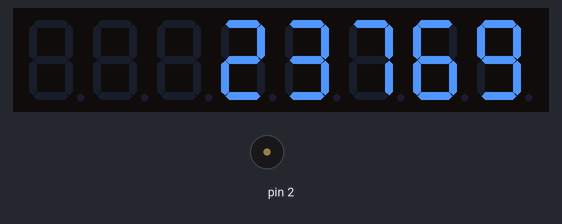
A sketch run on a simulated Arduino Uno, built for the host (arithmetic inside an expression is 32-bit, double 64-bit). On the bench: 8-digit seven-segment display, buzzer (waves = sounding).

Above: at 0.2 s.
Timing chart, 0 to 130.0 s (numbered marks = the images above):
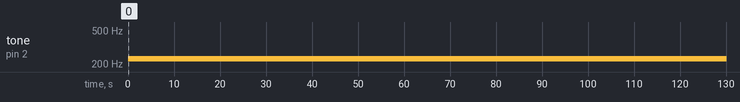

The sketch:

advent-of-code-14.ino
```cpp
#include "stdlib.h"
#include "advent.h"
#include "MD5.h"
#define MD5_DIGEST_LENGTH 16

char prev3[1000];
int ptr3 = 0;
char pwd[] = "cuanljph       ";
char *num = pwd + 8;

unsigned char md5[MD5_DIGEST_LENGTH];
int keys[100];
int nkeys = 0;
int maxkey = -1;

char first3() {
    for(int i = 0; i < MD5_DIGEST_LENGTH; i++) {
        unsigned char dig = md5[i] & 0xf;
        if ((md5[i] >> 4 == dig) && // same in byte
            ((i && ((md5[i - 1] & 0xf) == dig)) || // previous is same
             ((i < MD5_DIGEST_LENGTH - 1) && (md5[i + 1] >> 4 == dig)))) {
             return dig;
             }
    }
    return -1;
}

void setup() {
    pinMode(2, OUTPUT);
    int i, j, k, pptr3;
    for(i = 0;(nkeys < 64) && (i < 30000); i++) {
        sprintf(num, "%i", i);
        MD5::make_hash(pwd, strlen(pwd), md5);
        int handleddigs = 0;
        for(j = 0; j < MD5_DIGEST_LENGTH - 1; j++) {
            if (md5[j] != md5[j + 1])
                continue;
            char dig = md5[j] & 0xf;
            if (handleddigs & (1 << dig))
                continue;
            if ((md5[j] >> 4 != dig) || !((j && ((md5[j-1] & 0xf) == dig)) ||
                                          ((j < MD5_DIGEST_LENGTH - 2) && (md5[j + 2] >> 4 == dig))))
                continue;
            handleddigs |= 1 << dig;
            if (i < 1000) { k = pptr3 = 0; }
            else { k = i - 1000; pptr3 = ptr3; }
            do {
                if (prev3[pptr3] == dig) {
                    keys[nkeys++] = k;
                    digitalWrite(2, HIGH);
                    showNumber(k, 0, 8);
                    digitalWrite(2, LOW);
                }
                pptr3 = (pptr3 + 1) % 1000;
                k++;
            } while(pptr3 != ptr3);
        }
        prev3[ptr3] = first3();
        ptr3 = (ptr3 + 1) % 1000;
        if (nkeys >= 64) {
            if (maxkey == -1) {
                for(k = 0; k < nkeys; k++) {
                    if (keys[k] > maxkey) {
                        maxkey = keys[k];
                    }
                }
            }
        }
    }
    for(int i = nkeys; i > 64; i--) {
        for(int j = 0; j < i; j++) {
            if (keys[j] > keys[j + 1]) {
                k = keys[j];
                keys[j] = keys[j + 1];
                keys[j + 1] = k;
            }
        }
    }
    showNumber(keys[63], 0);
    done();
}

void loop() {
}
```

MD5.cpp
```cpp
#include "MD5.h"

MD5::MD5()
{
	//nothing
	return;
}

char* MD5::make_digest(const unsigned char *digest, char *md5str, int len) /* {{{ */
{
	static const char hexits[17] = "0123456789abcdef";
	int i;

	for (i = 0; i < len; i++) {
		md5str[i * 2]       = hexits[digest[i] >> 4];
		md5str[(i * 2) + 1] = hexits[digest[i] &  0x0F];
	}
	md5str[len * 2] = '\0';
	return md5str;
}

/*
 * The basic MD5 functions.
 *
 * E and G are optimized compared to their RFC 1321 definitions for
 * architectures that lack an AND-NOT instruction, just like in Colin Plumb's
 * implementation.
 * E() has been used instead of F() because F() is already defined in the Arduino core
 */
#define E(x, y, z)			((z) ^ ((x) & ((y) ^ (z))))
#define G(x, y, z)			((y) ^ ((z) & ((x) ^ (y))))
#define H(x, y, z)			((x) ^ (y) ^ (z))
#define I(x, y, z)			((y) ^ ((x) | ~(z)))

/*
 * The MD5 transformation for all four rounds.
 */
#define STEP(f, a, b, c, d, x, t, s) \
	(a) += f((b), (c), (d)) + (x) + (t); \
	(a) = (((a) << (s)) | (((a) & 0xffffffff) >> (32 - (s)))); \
	(a) += (b);

/*
 * SET reads 4 input bytes in little-endian byte order and stores them
 * in a properly aligned word in host byte order.
 *
 * The check for little-endian architectures that tolerate unaligned
 * memory accesses is just an optimization.  Nothing will break if it
 * doesn't work.
 */
#if defined(__i386__) || defined(__x86_64__) || defined(__vax__)
# define SET(n) \
	(*(MD5_u32plus *)&ptr[(n) * 4])
# define GET(n) \
	SET(n)
#else
# define SET(n) \
	(ctx->block[(n)] = \
	(MD5_u32plus)ptr[(n) * 4] | \
	((MD5_u32plus)ptr[(n) * 4 + 1] << 8) | \
	((MD5_u32plus)ptr[(n) * 4 + 2] << 16) | \
	((MD5_u32plus)ptr[(n) * 4 + 3] << 24))
# define GET(n) \
	(ctx->block[(n)])
#endif

/*
 * This processes one or more 64-byte data blocks, but does NOT update
 * the bit counters.  There are no alignment requirements.
 */
const void *MD5::body(void *ctxBuf, const void *data, size_t size)
{
	MD5_CTX *ctx = (MD5_CTX*)ctxBuf;
	const unsigned char *ptr;
	MD5_u32plus a, b, c, d;
	MD5_u32plus saved_a, saved_b, saved_c, saved_d;

	ptr = (unsigned char*)data;

	a = ctx->a;
	b = ctx->b;
	c = ctx->c;
	d = ctx->d;

	do {
		saved_a = a;
		saved_b = b;
		saved_c = c;
		saved_d = d;

/* Round 1
 * E() has been used instead of F() because F() is already defined in the Arduino core
 */
		STEP(E, a, b, c, d, SET(0), 0xd76aa478, 7)
		STEP(E, d, a, b, c, SET(1), 0xe8c7b756, 12)
		STEP(E, c, d, a, b, SET(2), 0x242070db, 17)
		STEP(E, b, c, d, a, SET(3), 0xc1bdceee, 22)
		STEP(E, a, b, c, d, SET(4), 0xf57c0faf, 7)
		STEP(E, d, a, b, c, SET(5), 0x4787c62a, 12)
		STEP(E, c, d, a, b, SET(6), 0xa8304613, 17)
		STEP(E, b, c, d, a, SET(7), 0xfd469501, 22)
		STEP(E, a, b, c, d, SET(8), 0x698098d8, 7)
		STEP(E, d, a, b, c, SET(9), 0x8b44f7af, 12)
		STEP(E, c, d, a, b, SET(10), 0xffff5bb1, 17)
		STEP(E, b, c, d, a, SET(11), 0x895cd7be, 22)
		STEP(E, a, b, c, d, SET(12), 0x6b901122, 7)
		STEP(E, d, a, b, c, SET(13), 0xfd987193, 12)
		STEP(E, c, d, a, b, SET(14), 0xa679438e, 17)
		STEP(E, b, c, d, a, SET(15), 0x49b40821, 22)

/* Round 2 */
		STEP(G, a, b, c, d, GET(1), 0xf61e2562, 5)
		STEP(G, d, a, b, c, GET(6), 0xc040b340, 9)
		STEP(G, c, d, a, b, GET(11), 0x265e5a51, 14)
		STEP(G, b, c, d, a, GET(0), 0xe9b6c7aa, 20)
		STEP(G, a, b, c, d, GET(5), 0xd62f105d, 5)
		STEP(G, d, a, b, c, GET(10), 0x02441453, 9)
		STEP(G, c, d, a, b, GET(15), 0xd8a1e681, 14)
		STEP(G, b, c, d, a, GET(4), 0xe7d3fbc8, 20)
		STEP(G, a, b, c, d, GET(9), 0x21e1cde6, 5)
		STEP(G, d, a, b, c, GET(14), 0xc33707d6, 9)
		STEP(G, c, d, a, b, GET(3), 0xf4d50d87, 14)
		STEP(G, b, c, d, a, GET(8), 0x455a14ed, 20)
		STEP(G, a, b, c, d, GET(13), 0xa9e3e905, 5)
		STEP(G, d, a, b, c, GET(2), 0xfcefa3f8, 9)
		STEP(G, c, d, a, b, GET(7), 0x676f02d9, 14)
		STEP(G, b, c, d, a, GET(12), 0x8d2a4c8a, 20)

/* Round 3 */
		STEP(H, a, b, c, d, GET(5), 0xfffa3942, 4)
		STEP(H, d, a, b, c, GET(8), 0x8771f681, 11)
		STEP(H, c, d, a, b, GET(11), 0x6d9d6122, 16)
		STEP(H, b, c, d, a, GET(14), 0xfde5380c, 23)
		STEP(H, a, b, c, d, GET(1), 0xa4beea44, 4)
		STEP(H, d, a, b, c, GET(4), 0x4bdecfa9, 11)
		STEP(H, c, d, a, b, GET(7), 0xf6bb4b60, 16)
		STEP(H, b, c, d, a, GET(10), 0xbebfbc70, 23)
		STEP(H, a, b, c, d, GET(13), 0x289b7ec6, 4)
		STEP(H, d, a, b, c, GET(0), 0xeaa127fa, 11)
		STEP(H, c, d, a, b, GET(3), 0xd4ef3085, 16)
		STEP(H, b, c, d, a, GET(6), 0x04881d05, 23)
		STEP(H, a, b, c, d, GET(9), 0xd9d4d039, 4)
		STEP(H, d, a, b, c, GET(12), 0xe6db99e5, 11)
		STEP(H, c, d, a, b, GET(15), 0x1fa27cf8, 16)
		STEP(H, b, c, d, a, GET(2), 0xc4ac5665, 23)

/* Round 4 */
		STEP(I, a, b, c, d, GET(0), 0xf4292244, 6)
		STEP(I, d, a, b, c, GET(7), 0x432aff97, 10)
		STEP(I, c, d, a, b, GET(14), 0xab9423a7, 15)
		STEP(I, b, c, d, a, GET(5), 0xfc93a039, 21)
		STEP(I, a, b, c, d, GET(12), 0x655b59c3, 6)
		STEP(I, d, a, b, c, GET(3), 0x8f0ccc92, 10)
		STEP(I, c, d, a, b, GET(10), 0xffeff47d, 15)
		STEP(I, b, c, d, a, GET(1), 0x85845dd1, 21)
		STEP(I, a, b, c, d, GET(8), 0x6fa87e4f, 6)
		STEP(I, d, a, b, c, GET(15), 0xfe2ce6e0, 10)
		STEP(I, c, d, a, b, GET(6), 0xa3014314, 15)
		STEP(I, b, c, d, a, GET(13), 0x4e0811a1, 21)
		STEP(I, a, b, c, d, GET(4), 0xf7537e82, 6)
		STEP(I, d, a, b, c, GET(11), 0xbd3af235, 10)
		STEP(I, c, d, a, b, GET(2), 0x2ad7d2bb, 15)
		STEP(I, b, c, d, a, GET(9), 0xeb86d391, 21)

		a += saved_a;
		b += saved_b;
		c += saved_c;
		d += saved_d;

		ptr += 64;
	} while (size -= 64);

	ctx->a = a;
	ctx->b = b;
	ctx->c = c;
	ctx->d = d;

	return ptr;
}

void MD5::MD5Init(void *ctxBuf)
{
	MD5_CTX *ctx = (MD5_CTX*)ctxBuf;
	ctx->a = 0x67452301;
	ctx->b = 0xefcdab89;
	ctx->c = 0x98badcfe;
	ctx->d = 0x10325476;

	ctx->lo = 0;
	ctx->hi = 0;
}

void MD5::MD5Update(void *ctxBuf, const void *data, size_t size)
{
	MD5_CTX *ctx = (MD5_CTX*)ctxBuf;
	MD5_u32plus saved_lo;
	MD5_u32plus used, free;

	saved_lo = ctx->lo;
	if ((ctx->lo = (saved_lo + size) & 0x1fffffff) < saved_lo) {
		ctx->hi++;
	}
	ctx->hi += size >> 29;

	used = saved_lo & 0x3f;

	if (used) {
		free = 64 - used;

		if (size < free) {
			memcpy(&ctx->buffer[used], data, size);
			return;
		}

		memcpy(&ctx->buffer[used], data, free);
		data = (unsigned char *)data + free;
		size -= free;
		body(ctx, ctx->buffer, 64);
	}

	if (size >= 64) {
		data = body(ctx, data, size & ~(size_t)0x3f);
		size &= 0x3f;
	}

	memcpy(ctx->buffer, data, size);
}

void MD5::MD5Final(unsigned char *result, void *ctxBuf)
{
	MD5_CTX *ctx = (MD5_CTX*)ctxBuf;
	MD5_u32plus used, free;

	used = ctx->lo & 0x3f;

	ctx->buffer[used++] = 0x80;

	free = 64 - used;

	if (free < 8) {
		memset(&ctx->buffer[used], 0, free);
		body(ctx, ctx->buffer, 64);
		used = 0;
		free = 64;
	}

	memset(&ctx->buffer[used], 0, free - 8);

	ctx->lo <<= 3;
	ctx->buffer[56] = ctx->lo;
	ctx->buffer[57] = ctx->lo >> 8;
	ctx->buffer[58] = ctx->lo >> 16;
	ctx->buffer[59] = ctx->lo >> 24;
	ctx->buffer[60] = ctx->hi;
	ctx->buffer[61] = ctx->hi >> 8;
	ctx->buffer[62] = ctx->hi >> 16;
	ctx->buffer[63] = ctx->hi >> 24;

	body(ctx, ctx->buffer, 64);

	result[0] = ctx->a;
	result[1] = ctx->a >> 8;
	result[2] = ctx->a >> 16;
	result[3] = ctx->a >> 24;
	result[4] = ctx->b;
	result[5] = ctx->b >> 8;
	result[6] = ctx->b >> 16;
	result[7] = ctx->b >> 24;
	result[8] = ctx->c;
	result[9] = ctx->c >> 8;
	result[10] = ctx->c >> 16;
	result[11] = ctx->c >> 24;
	result[12] = ctx->d;
	result[13] = ctx->d >> 8;
	result[14] = ctx->d >> 16;
	result[15] = ctx->d >> 24;

	memset(ctx, 0, sizeof(*ctx));
}
unsigned char* MD5::make_hash(char *arg, int size, unsigned char *hash)
{
	MD5_CTX context;
	MD5Init(&context);
	MD5Update(&context, arg, size);
	MD5Final(hash, &context);
	return hash;
}
```

MD5.h
```cpp
#ifndef MD5_h
#define MD5_h

#include "Arduino.h"

/*
 * This is an OpenSSL-compatible implementation of the RSA Data Security,
 * Inc. MD5 Message-Digest Algorithm (RFC 1321).
 *
 * Written by Solar Designer <solar at openwall.com> in 2001, and placed
 * in the public domain.  There's absolutely no warranty.
 *
 * This differs from Colin Plumb's older public domain implementation in
 * that no 32-bit integer data type is required, there's no compile-time
 * endianness configuration, and the function prototypes match OpenSSL's.
 * The primary goals are portability and ease of use.
 *
 * This implementation is meant to be fast, but not as fast as possible.
 * Some known optimizations are not included to reduce source code size
 * and avoid compile-time configuration.
 */

/*
 * Updated by Scott MacVicar for arduino
 * <scott@macvicar.net>
 */

#include <string.h>

typedef unsigned long MD5_u32plus;

typedef struct {
	MD5_u32plus lo, hi;
	MD5_u32plus a, b, c, d;
	unsigned char buffer[64];
	MD5_u32plus block[16];
} MD5_CTX;

class MD5
{
public:
	MD5();
	static unsigned char* make_hash(char *arg, int len, unsigned char *hash);
	static char* make_digest(const unsigned char *digest, char *md5str, int len);
 	static const void *body(void *ctxBuf, const void *data, size_t size);
	static void MD5Init(void *ctxBuf);
	static void MD5Final(unsigned char *result, void *ctxBuf);
	static void MD5Update(void *ctxBuf, const void *data, size_t size);
};

#endif
```

Measured:
- by itself, tone on pin 2: alternates 230 Hz for 0.10 s and silent for 0.10 s
